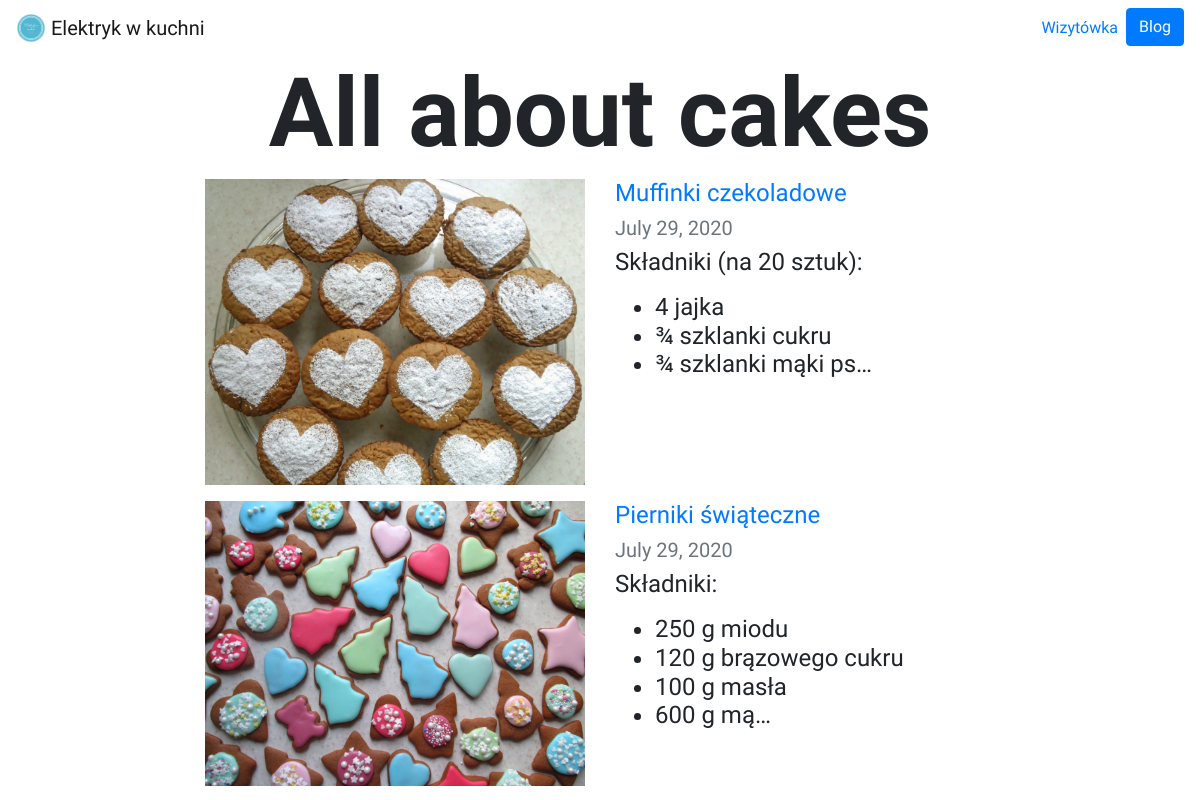
Screenshot of /blog/ with the database file from the repository.
### blog/models.py (models this page shows, shortened)
class Blog(models.Model):
    title = models.CharField(max_length=200)
    description = models.TextField()
    date = models.DateField()
    image = models.ImageField(upload_to='blog/images/')

### blog/views.py (the view)
# urls.py: path('', views.all_blogs, name='all_blogs'),
def all_blogs(request):
    blogs = Blog.objects.order_by('-date')[:5] # najnowsze 5 postów
    return render(request, 'blog/all_blogs.html', {'blogs':blogs})

### blog/templates/blog/all_blogs.html
{% extends 'portfolio/base.html' %}
{% block content %}
<h1 id="blogtitle" class="font-weight-bold text-center"> All about cakes</h1>
{% for blog in blogs %}
<div class="row justify-content-center mb-3">
  <div class="col-6 col-md-4">
	  <img src="{{ blog.image.url }}" width=100%>
  </div>
  <div class="col-6 col-md-4">
    <a href="{% url 'blog:detail' blog.id %}">
      <h4>{{ blog.title }}</42>
    </a>
    <h5 class="text-muted">{{ blog.date}}</h5>
    <h4>{{ blog.description|safe|truncatechars:100 }}</h4>
  </div>
</div>
{% endfor %}
{% endblock %}

### portfolio/static/portfolio/custom.css (style rules this page uses)
body { font-family: 'Sora', sans-serif; }
#blogtitle { font-size: 6rem; }

### rows the page displays
Blog: image (picture), title "Muffinki czekoladowe", date "July 29, 2020", description "Składniki (na 20 sztuk): 4 jajka ¾ szklanki cukru ¾ szklanki mąki ps…"
Blog: image (picture), title "Pierniki świąteczne", date "July 29, 2020", description "Składniki: 250 g miodu 120 g brązowego cukru 100 g masła 600 g mą…"
